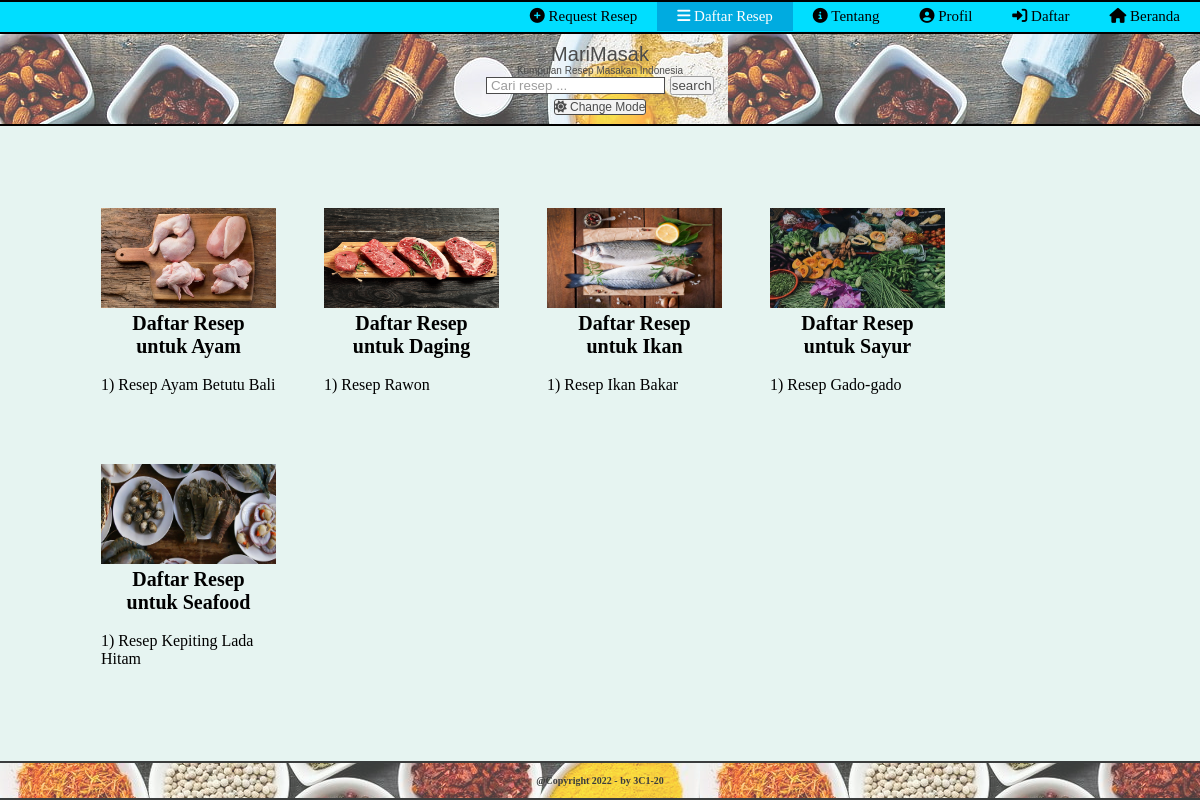
The app's page /resep.php with its own data.
### tables this page shows
CREATE TABLE `resep` (
  `id_resep` int(11) NOT NULL,
  `nama_resep` varchar(50) NOT NULL,
  `kategori` varchar(50) NOT NULL,
  `bahan_resep` longtext NOT NULL,
  `bumbu_halus` longtext NOT NULL,
  `cara_buat` longtext NOT NULL
);

### resep.php (the view, shortened to what this page needs)
<!DOCTYPE html>
<html lang="en">
<head>
    <link rel="stylesheet" href="index.css">
    <link rel="stylesheet" href="gambar">
    <link rel="stylesheet" href="fontawesome-free/css/all.min.css">
</head>
<body>
    <div class="header">
        <div class="h-list">
            <a class="home" href="index.php"><i class="fa-solid fa-house"></i> Beranda</a>
            <a class="register" href="register.php"><i class="fa-solid fa-right-to-bracket"></i> Daftar</a>
            <a class="profil" href="akun.php"><i class="fa-solid fa-circle-user"></i> Profil</a>
            <a class="about" href="about.php"><i class="fa-solid fa-circle-info"></i> Tentang</a>
            <a class="menu-resep" href="resep.php"><i class="fa-solid fa-bars"></i> Daftar Resep</a>
            <a href="request.php"><i class="fa-solid fa-circle-plus"></i> Request Resep</a>
        </div>
    </div>
    <div class="navbar">
        <div class="n-logo">
            <p class="logo">MariMasak</p>
            <p class="teks">Kumpulan Resep Masakan Indonesia</p>
            <form action="" method="GET">
                <?php
                    require 'config.php';
                ?>
                <input type="text" name="keyword" placeholder=" Cari resep ...">
                <input type="submit" name="search" value="search">
            </form> <br>
            <button class="switch" onclick="myFunction()"><i class="fa-solid fa-sun"></i> Change Mode</button>
        </div>
    </div>
    <div class="main">
        <div class="contents">
            <table class="tabel">
                <tr>
                    <td width="175px" class="c-items">
                        <img src="gambar/resep-ayam.jpg" width="175px" height="100px">
                        <p class="text"><a class="isi" href="resep-ayam.php">Daftar Resep <br> untuk Ayam</a></p> <br>
                        <?php
                            $jenis = "Ayam";
                            $query = "SELECT * FROM resep WHERE kategori = '$jenis'";
                            $result = $db->query($query);
                            $i = 1;
                            while($row = mysqli_fetch_array($result)) {
                                $resep = $row['nama_resep'];
                        ?>
                        <a class="data" href="resep-ayam.php"><?=$i;?>) Resep <?php echo $resep ?><br></a>
                        <?php
                            $i++;
                            }
                        ?>
                    </td>
                    <td width="175px" class="c-items">
                        <img src="gambar/resep-daging.jpg" width="175px" height="100px">
                        <p class="text"><a class="isi" href="resep-daging.php">Daftar Resep <br> untuk Daging</a></p> <br>
                        <?php
                            $jenis = "Daging";
                            $query = "SELECT * FROM resep WHERE kategori = '$jenis'";
                            $result = $db->query($query);
                            $i = 1;
                            while($row = mysqli_fetch_array($result)) {
                                $resep = $row['nama_resep'];
                        ?>
                        <a class="data" href="resep-daging.php"><?=$i;?>) Resep <?php echo $resep ?><br></a>
                        <?php
                            $i++;
                            }
                        ?>
                    </td>
                    <td width="175px" class="c-items">
                        <img src="gambar/resep-ikan.jpg" width="175px" height="100px">
                        <p class="text"><a class="isi" href="resep-ikan.php">Daftar Resep <br> untuk Ikan</a></p> <br>
                        <?php
                            $jenis = "ikan";
                            $query = "SELECT * FROM resep WHERE kategori = '$jenis'";
                            $result = $db->query($query);
                            $i = 1;
                            while($row = mysqli_fetch_array($result)) {
                                $resep = $row['nama_resep'];
                        ?>
                        <a class="data" href="resep-ikan.php"><?=$i;?>) Resep <?php echo $resep ?><br></a>
                        <?php
                            $i++;
                            }
                        ?>
                    </td>
                    <td width="175px" class="c-items">
                        <img src="gambar/resep-sayur.jpg" width="175px" height="100px">
                        <p class="text"><a class="isi" href="resep-sayur.php">Daftar Resep <br> untuk Sayur</a></p> <br>
                        <?php
                            $jenis = "sayur";
                            $query = "SELECT * FROM resep WHERE kategori = '$jenis'";
                            $result = $db->query($query);
                            $i = 1;
                            while($row = mysqli_fetch_array($result)) {
                                $resep = $row['nama_resep'];
                        ?>
                        <a class="data" href="resep-sayur.php"><?=$i;?>) Resep <?php echo $resep ?><br></a>
                        <?php
                            $i++;
                            }
                        ?>
                    </td>
                    <td width="175px" class="c-items">
                        <img src="gambar/resep-seafood.jpg" width="175px" height="100px">
                        <p class="text"><a class="isi" href="resep-seafood.php">Daftar Resep <br> untuk Seafood</a></p> <br>
                        <?php
                            $jenis = "Seafood";
                            $query = "SELECT * FROM resep WHERE kategori = '$jenis'";
                            $result = $db->query($query);
                            $i = 1;
                            while($row = mysqli_fetch_array($result)) {
                                $resep = $row['nama_resep'];
                        ?>
                        <a class="data" href="resep-seafood.php"><?=$i;?>) Resep <?php echo $resep ?><br></a>
                        <?php
                            $i++;
                            }
                        ?>
                    </td>
                </tr>
            </table>
        </div>
    </div>
    <div class="footer">
        <div class="f-teks">
            <p>@Copyright 2022 - by 3C1-20</p>
        </div>
    </div>
</body>
</html>

### index.css (style rules this page uses)
* { margin: 0; padding: 0; }
.header { height: 30px; width: 100%; background-color: #00DEFF; border-top: 2px solid black; border-bottom: 2px solid black; }
.h-list { overflow: hidden; }
.h-list a { float: right; color: black; text-align: center; padding: 6px 20px; text-decoration: none; font-size: 15px; }
.h-list a.home { background-color: #00ABE0; color: white; }
.navbar { height: 90px; width: 100%; opacity: 0.70; background-image: url("gambar/wallpaper.jpg"); }
button { cursor: pointer; border: 1.5px solid black; text-align: center; font-size: 14px; }
.n-logo { font-family: Impact, Haettenschweiler, 'Arial Narrow Bold', sans-serif; padding-top: 10px; text-align: center; line-height: 1px; }
.n-logo input[type=text] { border: 1.5px solid black; }
.logo { padding-top: 10px; font-size: 20px; }
.teks { padding-top: 15px; padding-bottom: 5px; font-size: 10px; line-height: 1px; }
.main { height: 100%; width: 100%; position: fixed; background-color: #E6F4F1; border-top: 2px solid black; border-bottom: 2px solid black; }
.c-items { float: left; padding: 35px 24px; }
.c-items p { font-size: 20px; font-weight: bold; }
.footer { height: 35px; width: 100%; position: absolute; bottom: 0; opacity: 0.75; background-image: url("gambar/background.jpg"); border-top: 2px solid black; border-bottom: 2px solid black; }
.f-teks { text-align: center; padding-top: 12px; font-size: 10px; font-weight: bold; color: black; }

### resep.php (style rules this page uses)
.h-list a.home { background-color: #00DEFF; color: black; }
.h-list a.menu-resep { background-color: #00ABE0; color: white; }
.switch { font-size: 12px; border-radius: 3px; margin-top: 3px; }
.tabel { position: fixed; margin: 45px 65px 0px 75px; }
.text { text-align: center; }
.isi { text-decoration: none; color: black; }
.data { text-decoration: none; color: black; }

### records on screen
resep: nama_resep "Ayam Betutu Bali"
resep: nama_resep "Rawon"
resep: nama_resep "Ikan Bakar"
resep: nama_resep "Gado-gado"
resep: nama_resep "Kepiting Lada Hitam"
